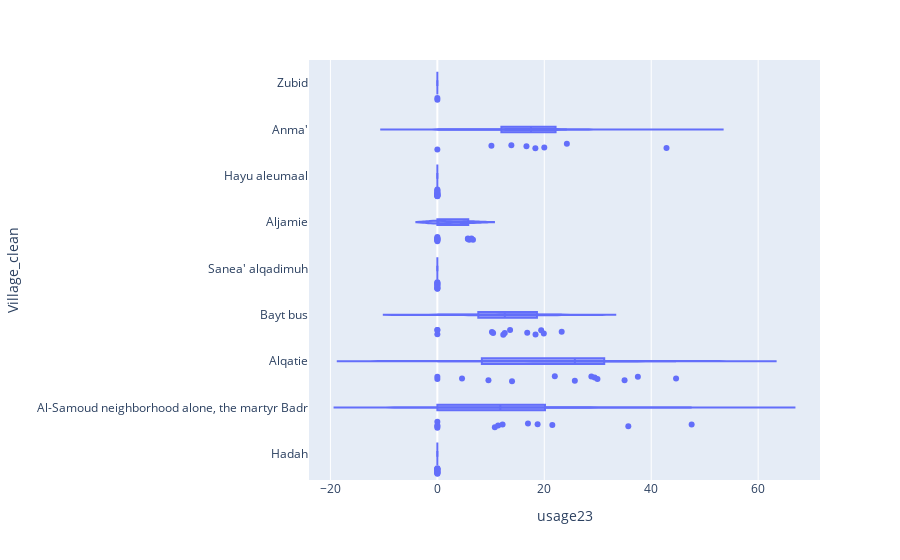

Notebook cell for this chart:
### Code cell
fig = px.violin(data, x='usage23',y='Village_clean',  box=True, points="all")
fig.show()

### Figure 1 — Plotly figure (JSON) as saved in the notebook; plotly's stock layout.template omitted (floating-point values rounded to 4 significant figures)
{"data": [{"alignmentgroup": "True", "box": {"visible": true}, "hovertemplate": "usage23=%{x}<br>Village_clean=%{y}<extra></extra>", "legendgroup": "", "marker": {"color": "#636efa"}, "name": "", "offsetgroup": "", "orientation": "h", "points": "all", "scalegroup": "True", "showlegend": false, "type": "violin", "x": [0, 0, 0, 0, 47.56, 10.75, 0, 12.2, 16.95, 0, 0, 0, 0, 0, 0, 9.557, 0, 35.01, 0, 0, 0, 0, 0, 19.91, 12.33, 10.21, 13.61, 23.26, 16.81, 0, 0, 0, 0, 0, 0, 0, 0, 0, 0, 10.43, 0, 0, 6.376, 5.952, 5.721, 0, 0, 0, 18.36, 0, 0, 0, 0, 0, 0, 0, 13.84, 13.97, 28.8, 21.97, 4.615, 25.71, 44.64, 0, 0, null, 0, 0, 0, 0, 37.5, 0, 0, 6.667, 0, 29.41, 12.61, 19.42, 0, 0, 0, 0, 0, 0, 29.94, null, null, null, 18.75, 11.36, 35.71, 21.51, null, 0, null, 20, 18.33, 24.22, 42.86, 16.67, 10.11, 5.714, 0], "x0": " ", "xaxis": "x", "y": ["Hadah", "Hadah", "Hadah", "Hadah", "Al-Samoud neighborhood alone, the martyr Badr", "Al-Samoud neighborhood alone, the martyr Badr", "Al-Samoud neighborhood alone, the martyr Badr", "Al-Samoud neighborhood alone, the martyr Badr", "Al-Samoud neighborhood alone, the martyr Badr", "Hadah", "Hadah", "Hadah", "Hadah", "Hadah", "Hadah", "Alqatie", "Alqatie", "Alqatie", "Hadah", "Hadah", "Hadah", "Al-Samoud neighborhood alone, the martyr Badr", "Al-Samoud neighborhood alone, the martyr Badr", "Bayt bus", "Bayt bus", "Bayt bus", "Bayt bus", "Bayt bus", "Bayt bus", "Sanea' alqadimuh", "Sanea' alqadimuh", "Sanea' alqadimuh", "Sanea' alqadimuh", "Sanea' alqadimuh", "Sanea' alqadimuh", "Aljamie", "Aljamie", "Aljamie", "Bayt bus", "Bayt bus", "Bayt bus", "Aljamie", "Aljamie", "Aljamie", "Aljamie", "Aljamie", "Bayt bus", "Alqatie", "Bayt bus", "Hayu aleumaal", "Hayu aleumaal", "Hayu aleumaal", "Hayu aleumaal", "Hayu aleumaal", "Hayu aleumaal", "Hayu aleumaal", "Anma'", "Alqatie", "Alqatie", "Alqatie", "Alqatie", "Alqatie", "Alqatie", "Al-Samoud neighborhood alone, the martyr Badr", "Sanea' alqadimuh", "Zubid", "Zubid", "Zubid", "Sanea' alqadimuh", "Sanea' alqadimuh", "Alqatie", "Aljamie", "Aljamie", "Aljamie", "Aljamie", "Alqatie", "Bayt bus", "Bayt bus", "Hayu aleumaal", "Hayu aleumaal", "Hayu aleumaal", "Hayu aleumaal", "Hayu aleumaal", "Hayu aleumaal", "Alqatie", "Anma'", "Anma'", "Anma'", "Al-Samoud neighborhood alone, the martyr Badr", "Al-Samoud neighborhood alone, the martyr Badr", "Al-Samoud neighborhood alone, the martyr Badr", "Al-Samoud neighborhood alone, the martyr Badr", "Anma'", "Anma'", "Anma'", "Anma'", "Anma'", "Anma'", "Anma'", "Anma'", "Anma'", "Aljamie", "Sanea' alqadimuh"], "y0": " ", "yaxis": "y"}], "layout": {"legend": {"tracegroupgap": 0}, "margin": {"t": 60}, "violinmode": "group", "xaxis": {"anchor": "y", "domain": [0, 1], "title": {"text": "usage23"}}, "yaxis": {"anchor": "x", "domain": [0, 1], "title": {"text": "Village_clean"}}}}
